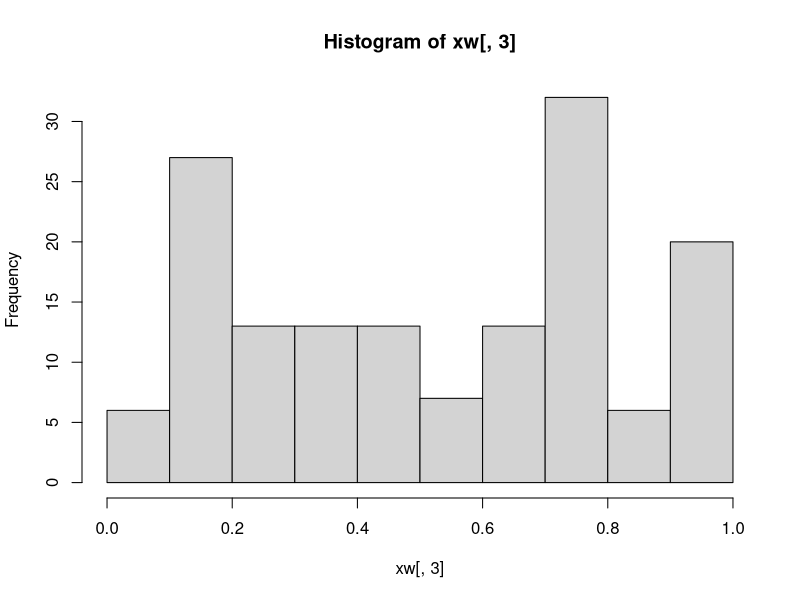

This chart was generated by the following R code:
# Wulan Sari / B2A020052
# Tugas 1 Teknik Simulasi

multiplicative_RNG<-function(a,z0,m,n) {
  xw<-matrix(NA,n,3)
  colnames(xw)<-c("aZ","XW","UW")
  for(w in 1:n)
  {
    xw[w,1]<-(a*z0)
    xw[w,2]<-xw[w,1]%%m
    xw[w,3]<-xw[w,2]/m
    z0<-xw[w,2]
  }
  hist(xw[,3])
  View(xw)
}

multiplicative_RNG(45, 21139, 417, 150)
  
Bernouli_2<-function(n,p){
  i<-n
  p<-p
  x<-runif(i)
  Y<-(x<=p)+0
  (tabel<-table(Y)/length(Y))
}
Bernouli_2(150, 0.83)
